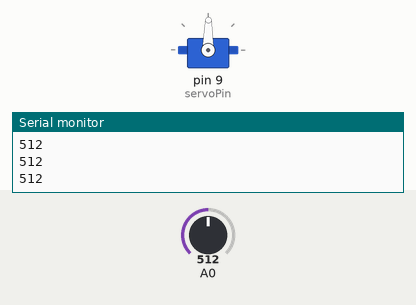
Simulated run of this sketch. Board: Arduino Uno, built with avr-gcc and run on an emulated ATmega328P. On the bench: servo, the last lines printed to the serial monitor. Inputs (shaded band) come from the test bench; at power-on: A0 = 512.

Above: at 1.2 s.
1.3 s: A0 set to 716
At 1.7 s:
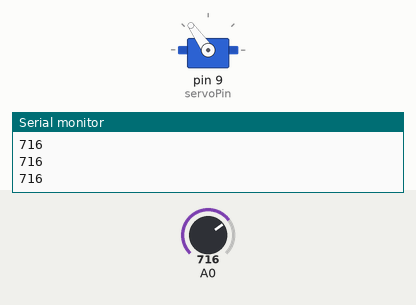
2.8 s: A0 set to 900
At 4.0 s:
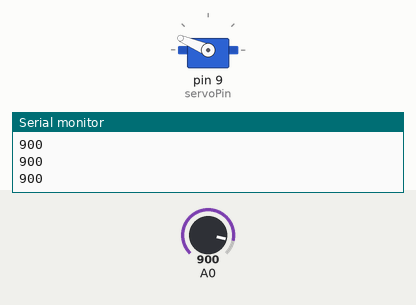
4.3 s: A0 set to 1023
At 5.2 s:
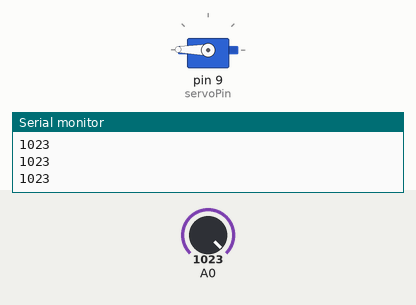
5.8 s: A0 set to 306
At 6.5 s:
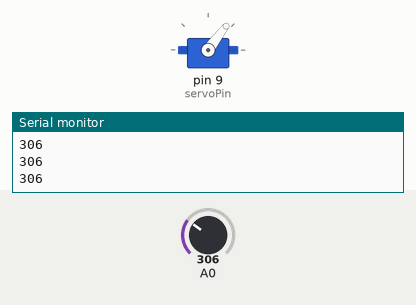
7.3 s: A0 set to 122
At 8.5 s:
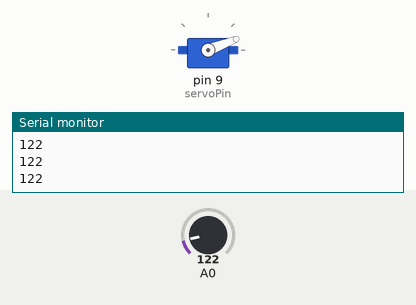
8.8 s: A0 set to 511
At 9.8 s:
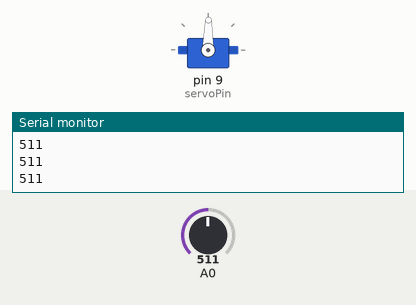
Timing chart, 0 to 11.3 s (numbered marks = the images above; inputs shaded):
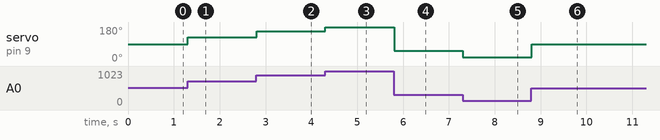

The sketch:

lighAndServo.ino
```cpp
#include <Servo.h>

int servoPin = 9;

Servo myservo;  // create servo object to control a servo

// the setup routine runs once when you press reset:
void setup() {
  // initialize serial communication at 9600 bits per second:
  Serial.begin(9600);
  // attaches the servo on pin 9 to the servo object
  myservo.attach(servoPin);

}

// the loop routine runs over and over again forever:
void loop() {
  // read the input on analog pin 0:
  int sensorValue = analogRead(A0);
  // print out the value you read:
  Serial.println(sensorValue);
  // escale the arduino ADC (analogRead) range of 1024 steps (0-1023) to the servo of 180 degrees range
  int position = map(sensorValue, 0, 1023, 0, 179);
  // set the pin to the servi to the 0-179
  myservo.write(position);

  delay(1);        // delay in between reads for stability
}
```

Measured:
- after the input at 1.3 s, servo on pin 9 (servoPin): 89° → 125° at once
- after the input at 2.8 s, servo on pin 9 (servoPin): 125° → 157° at once
- after the input at 4.3 s, servo on pin 9 (servoPin): 157° → 179° at once
- after the input at 5.8 s, servo on pin 9 (servoPin): 179° → 53° at once
- after the input at 7.3 s, servo on pin 9 (servoPin): 53° → 21° at once
- after the input at 8.8 s, servo on pin 9 (servoPin): 21° → 89° at once
